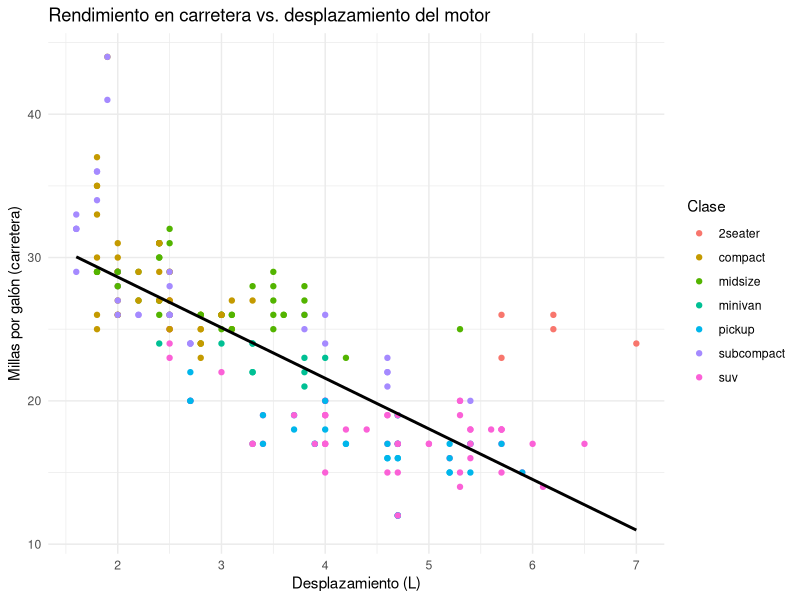
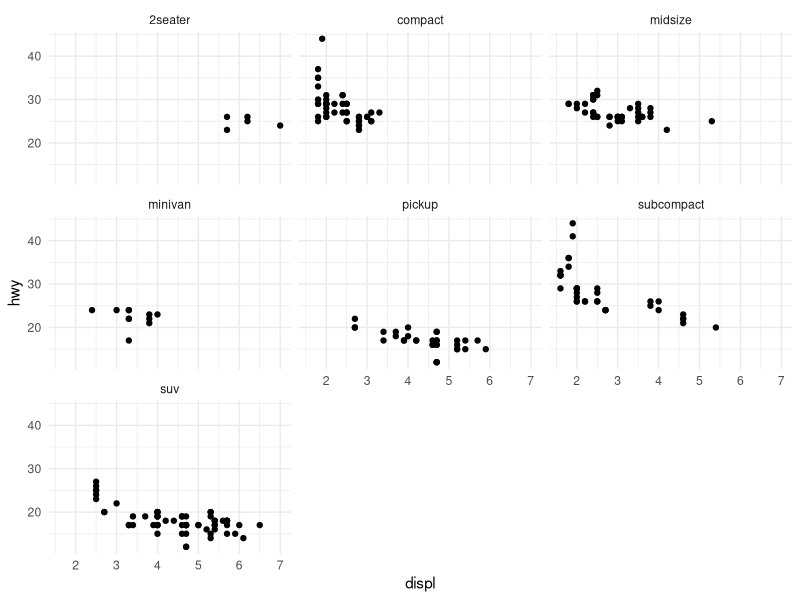
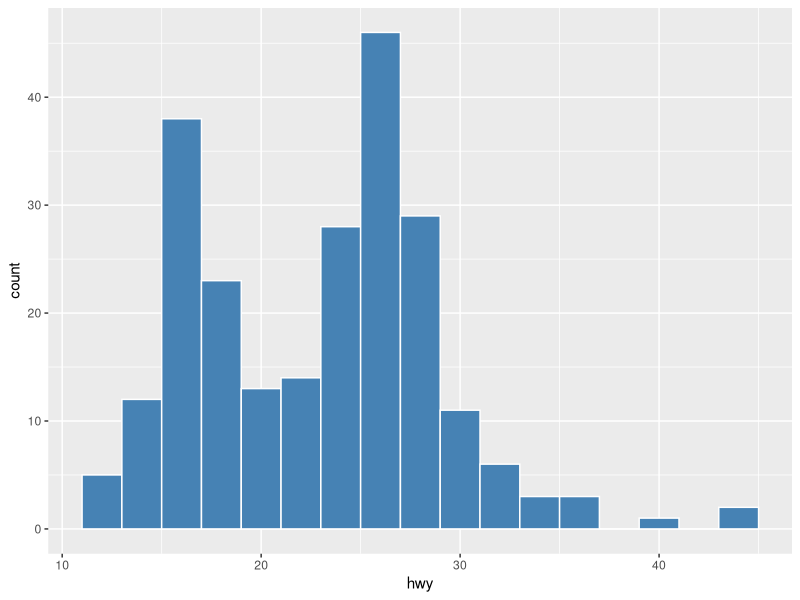
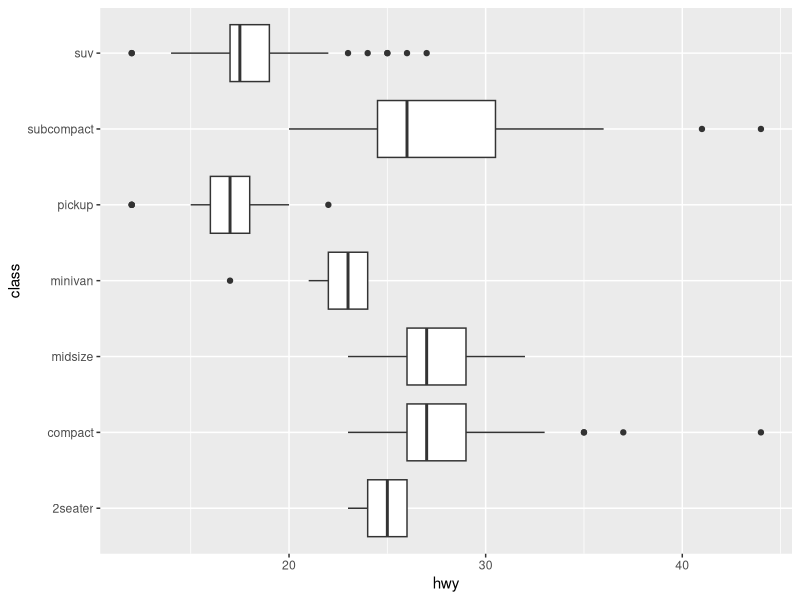

These charts were generated, in order, by the following R code:
# =============================================================================
# Sesión 4 — Día 2 · tarde — Agregación, tidyr y ggplot2
# Curso de nivelación en R — CIMAT Aguascalientes
# =============================================================================
#
# Objetivo de la sesión (2h):
#   Agregar datos con group_by()+summarize(), reformar tablas con tidyr y
#   construir las primeras visualizaciones con ggplot2.

library(tidyverse)
datos <- as_tibble(mpg)

# -----------------------------------------------------------------------------
# 1. group_by() + summarize(): el equivalente de un group-by/aggregate
# -----------------------------------------------------------------------------

datos %>%
  group_by(class) %>%
  summarize(
    n = n(),
    hwy_prom = mean(hwy),
    hwy_sd = sd(hwy)
  ) %>%
  arrange(desc(hwy_prom))

# Todo se encadena con el pipe %>%
resumen_fabricante <- datos %>%
  filter(cyl >= 6) %>%
  group_by(manufacturer) %>%
  summarize(hwy_prom = mean(hwy), .groups = "drop") %>%
  arrange(desc(hwy_prom))
resumen_fabricante

# -----------------------------------------------------------------------------
# 2. tidyr: reformar datos (long <-> wide) y joins
# -----------------------------------------------------------------------------

ancho <- tibble(
  pais = c("MX", "US", "CA"),
  y2020 = c(10, 20, 15),
  y2021 = c(12, 22, 14)
)

largo <- ancho %>%
  pivot_longer(cols = starts_with("y"), names_to = "anio", values_to = "valor")
largo

largo %>% pivot_wider(names_from = anio, values_from = valor)

# joins: igual que en SQL
poblacion <- tibble(pais = c("MX", "US", "CA"), poblacion_m = c(128, 331, 38))
largo %>% left_join(poblacion, by = "pais")

# -----------------------------------------------------------------------------
# 3. ggplot2: gramática de gráficos
# -----------------------------------------------------------------------------
# Estructura: ggplot(data, aes(x, y, ...)) + geom_*() + ajustes

ggplot(datos, aes(x = displ, y = hwy)) +
  geom_point(aes(color = class)) +
  geom_smooth(method = "lm", se = FALSE, color = "black") +
  labs(
    title = "Rendimiento en carretera vs. desplazamiento del motor",
    x = "Desplazamiento (L)", y = "Millas por galón (carretera)",
    color = "Clase"
  ) +
  theme_minimal()

# Facetas: un panel por categoría
ggplot(datos, aes(x = displ, y = hwy)) +
  geom_point() +
  facet_wrap(~ class) +
  theme_minimal()

# Distribuciones
ggplot(datos, aes(x = hwy)) +
  geom_histogram(binwidth = 2, fill = "steelblue", color = "white")

ggplot(datos, aes(x = class, y = hwy)) +
  geom_boxplot() +
  coord_flip()

# =============================================================================
# EJERCICIOS
# =============================================================================

# 1. Con `mpg`, filtra drv == "4" y calcula el promedio de hwy por
#    manufacturer, ordenado de mayor a menor.

# 2. Crea una columna nueva `eficiente` (TRUE si hwy > 30) y grafica un
#    boxplot de displ separado por esa nueva variable.

# 3. Usa pivot_wider() sobre `datos %>% count(class, drv)` para obtener una
#    tabla con clases como filas y tipos de tracción (drv) como columnas.

# 4. (Reto) Reproduce con ggplot2 un gráfico de dispersión de cty vs hwy,
#    coloreado por class, con una línea de tendencia por clase
#    (geom_smooth(method = "lm") dentro de aes(color = class)).
